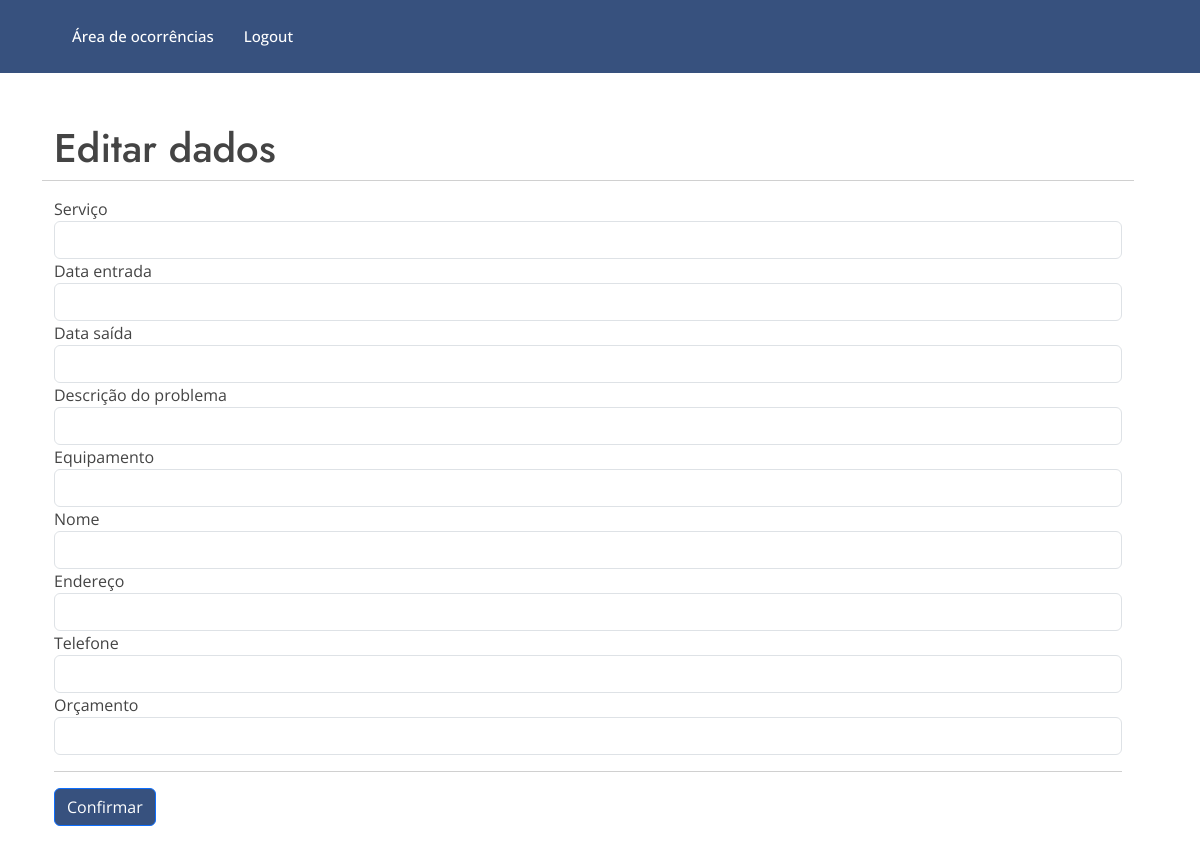
The app's page /edit_user/2, older data.
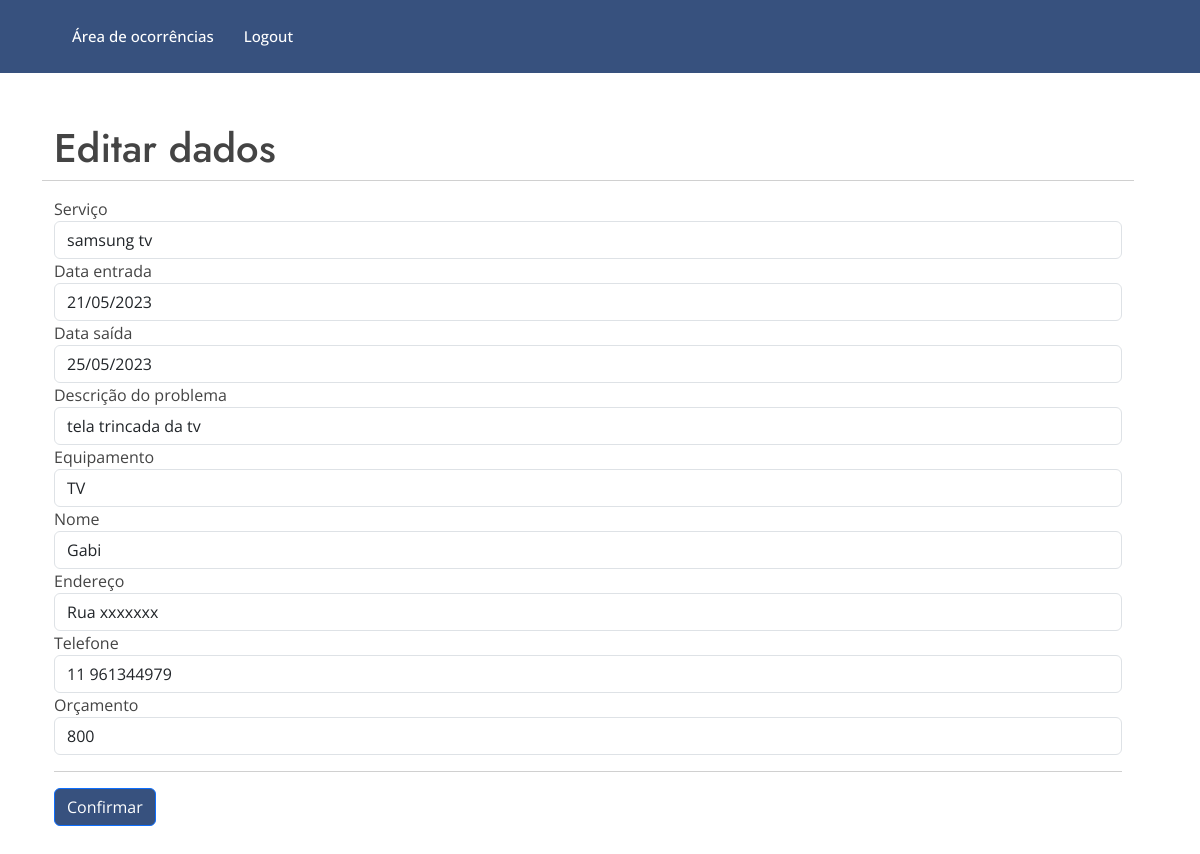
The same page, newer data.
### models.py (models this page shows)
class Client(db.Model):
    id = db.Column(db.Integer, primary_key=True)
    servico = db.Column(db.String(100), unique=True)
    dentrada = db.Column(db.Integer, primary_key=True)
    dsaida = db.Column(db.Date, primary_key=True)
    descricao = db.Column(db.String(200), unique=True)
    equipamento = db.Column(db.String(100), unique=True)
    nome = db.Column(db.String(150), unique=True)
    endereco = db.Column(db.String(200), unique=True)
    fone = db.Column(db.Integer, primary_key=True)
    orcamento = db.Column(db.Double, primary_key=True)

### main.py (the view, shortened to what this page needs)
@main.route('/edit_user/<string:id>', methods=["POST","GET"]) # reconhecerá o usuário quando passar o id
def edit_user(id):
    con=sql.connect("db.sqlite")
    con.row_factory=sql.Row
    cur=con.cursor()
    cur.execute("select * from client where ID=?",(id,))
    data=cur.fetchone()
    return render_template("edit_user.html", datas=data)

### template/edit_user.html (shortened to what this page needs)
{% extends 'layout.html' %}
{% block body %}
<main id="main">
  <section id="about" class="about" style="width: 100%">
    <div class="container py-5 h-100" data-aos="fade-up">
      <div class="row">
        <div class="row d-flex align-items-center justify-content-center h-100">
          <h1>Editar dados</h1>
          <hr />
          <form
            method="post"
            action="{{url_for('main.edit_user',id=datas.ID)}}"
          >
            <div class="form group">
              <label>Serviço</label>
              <input
                type="text"
                name="servico"
                maxlength="10"
                required
                class="form-control"
                value="{{datas.SERVICO}}"
              />
            </div>
            <div class="form group">
              <label>Data entrada</label>
              <input
                type="text"
                name="dentrada"
                maxlength="10"
                required
                class="form-control"
                value="{{datas.DENTRADA}}"
              />
            </div>
            <div class="form group">
              <label>Data saída</label>
              <input
                type="text"
                name="dsaida"
                maxlength="10"
                required
                class="form-control"
                value="{{datas.DSAIDA}}"
              />
            </div>
            <div class="form group">
              <label>Descrição do problema</label>
              <input
                type="text"
                name="descricao"
                maxlength="60"
                required
                class="form-control"
                value="{{datas.DESCRICAO}}"
              />
            </div>
            <div class="form group">
              <label>Equipamento</label>
              <input
                type="text"
                name="equipamento"
                maxlength="30"
                required
                class="form-control"
                value="{{datas.EQUIPAMENTO}}"
              />
            </div>
            <div class="form group">
              <label>Nome</label>
              <input
                type="text"
                name="nome"
                maxlength="30"
                required
                class="form-control"
                value="{{datas.NOME}}"
              />
            </div>
            <div class="form group">
              <label>Endereço</label>
              <input
                type="text"
                name="endereco"
                maxlength="30"
                required
                class="form-control"
                value="{{datas.ENDERECO}}"
              />
            </div>
            <div class="form group">
              <label>Telefone</label>
              <input
                type="text"
                name="fone"
                maxlength="15"
                required
                class="form-control"
                value="{{datas.FONE}}"
              />
            </div>
            <div class="form group">
              <label>Orçamento</label>
              <input
                type="text"
                name="orcamento"
                maxlength="200"
                required
                class="form-control"
                value="{{datas.ORCAMENTO}}"
              />
            </div>
            <hr>
            <input type="submit" value="Confirmar" class="btn btn-primary" style="background-color: #37517E;"/>
          </form>
        </div>
      </div>
    </div>
  </section>
  {% endblock %}

Row changes from the older to the newer data that the page shows:
added Client: servico "samsung tv", dentrada "21/05/2023", dsaida "25/05/2023", descricao "tela trincada da tv", equipamento "TV", nome "Gabi", endereco "Rua xxxxxxx", fone "11 961344979", orcamento "800"
